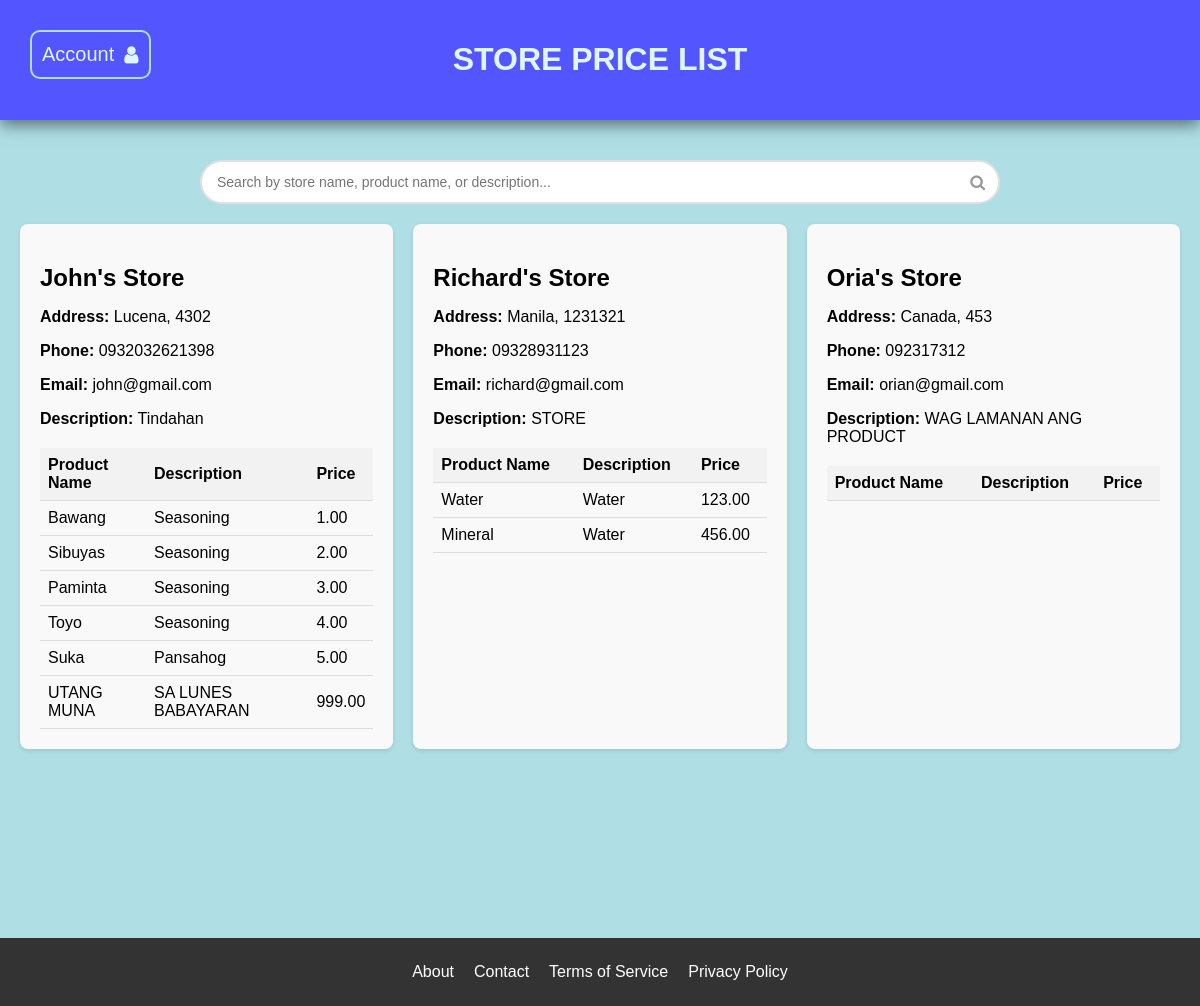
The app's page /, older data.
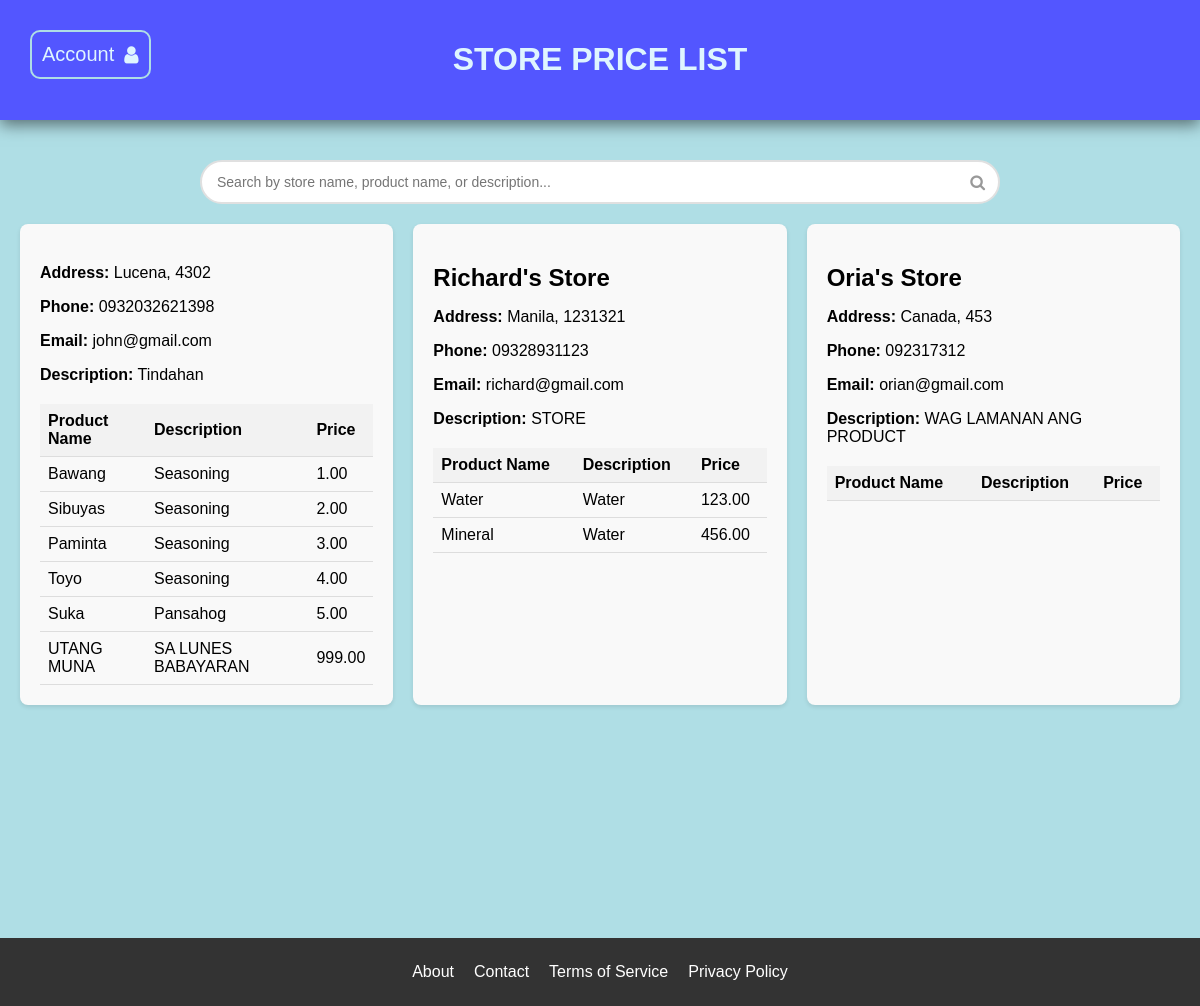
The same page, newer data.
### myapp/models.py (models this page shows, shortened)
class StoreProfile(models.Model):
    user = models.OneToOneField(User, on_delete=models.CASCADE, null=True, blank=True)
    store_name = models.CharField('Store Name', max_length=100)
    address = models.CharField(max_length=100)
    zip_code = models.CharField('Zip Code', max_length=15)
    phone = models.CharField('Phone', max_length=25)
    email_address = models.EmailField('Email Address')
    description = models.TextField(blank=True)

### myapp/views.py (the view, shortened to what this page needs)
# urls.py: 2. Add a URL to urlpatterns:  path('', views.home, name='home')
def home(request):
    store_list = StoreProfile.objects.all()
    inventory_list = Inventory.objects.all()
    search_query = request.GET.get('search', '').strip()
    return render(request, 'home.html', {
        'store_list': store_list,
        'inventory_list': inventory_list,
        'search_query': search_query
    })

### myapp/templates/home.html (shortened to what the changed rows need)
    {% extends "base.html" %}
    {% load static %}
    {% block style %}
        <link rel="stylesheet" href="{% static 'css/styles.css' %}">
        <link rel="stylesheet" href="{% static 'css/headerStyles.css' %}">
        <link rel="stylesheet" href="{% static 'css/sectionStyles.css' %}">
        <link rel="stylesheet" href="{% static 'css/footerStyles.css' %}">
        <link rel="stylesheet" href="https://cdnjs.cloudflare.com/ajax/libs/font-awesome/4.7.0/css/font-awesome.min.css">
    {% endblock %}
    {% block body %}
        <header>
            <div class="divTitle">
                <h1>STORE PRICE LIST</h1>
            </div>
        </header>
        <section class="section-container">
            <div class="store-list">
                {% for store in store_list %}
                    <div class="store-item">
                        <h2 class="store-name">{{ store.store_name }}</h2>
                        <p><strong>Address:</strong> {{ store.address }}, {{ store.zip_code }}</p>
                        <p><strong>Phone:</strong> {{ store.phone }}</p>
                        <p><strong>Email:</strong> {{ store.email_address }}</p>
                        <p><strong>Description:</strong> {{ store.description }}</p>
                        <table class="inventory-table">
                            <thead>
                                <tr>
                                    <th>Product Name</th>
                                    <th>Description</th>
                                    <th>Price</th>
                                </tr>
                            </thead>
                            <tbody>
                                {% for inventory in inventory_list %}
                                    {% if inventory.store_profile == store %}
                                        <tr>
                                            <td>{{ inventory.product_name }}</td>
                                            <td>{{ inventory.product_description }}</td>
                                            <td>{{ inventory.price }}</td>
                                        </tr>
                                    {% endif %}
                                {% endfor %}
                            </tbody>
                        </table>
                    </div>
                {% endfor %}
            </div>
        </section>
    {%  endblock %}

Row changes from the older to the newer data that the page shows:
changed StoreProfile "Lucena": store_name "John's Store" → (not shown)
